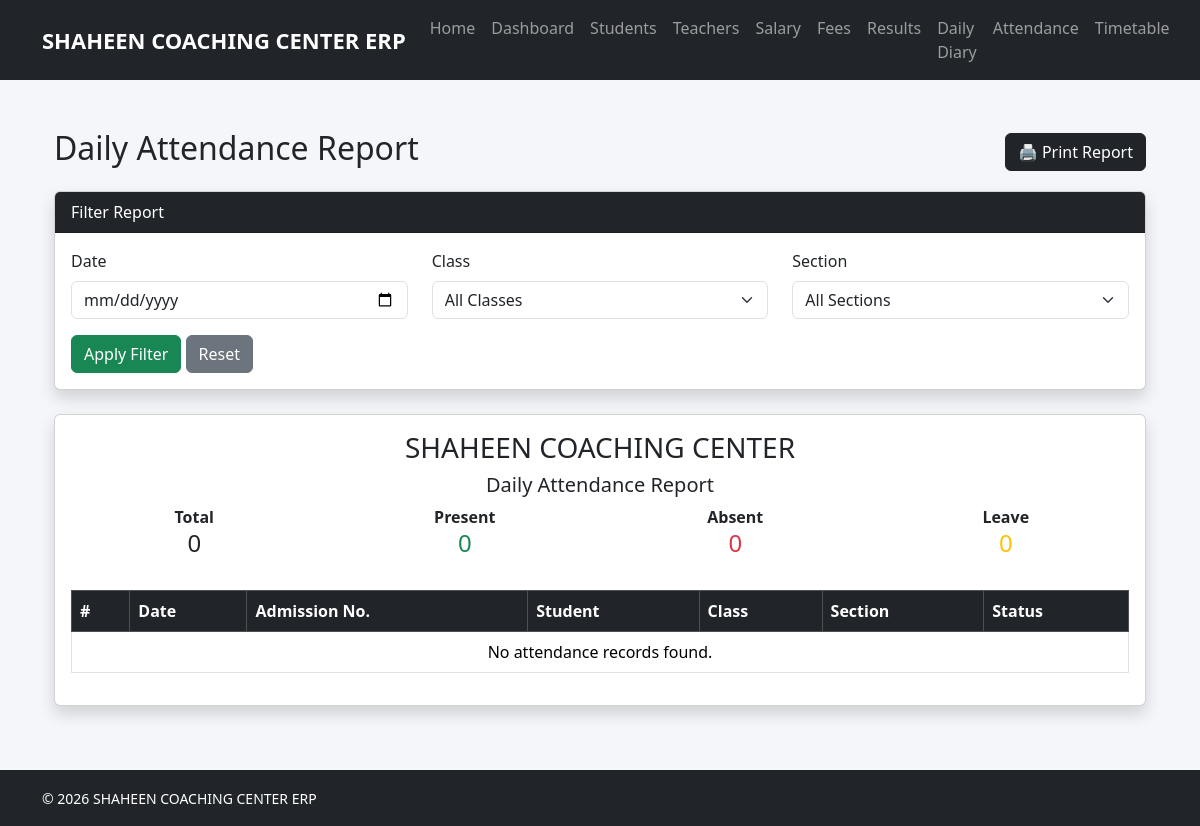
Page /attendance/report/ on the earlier database version.
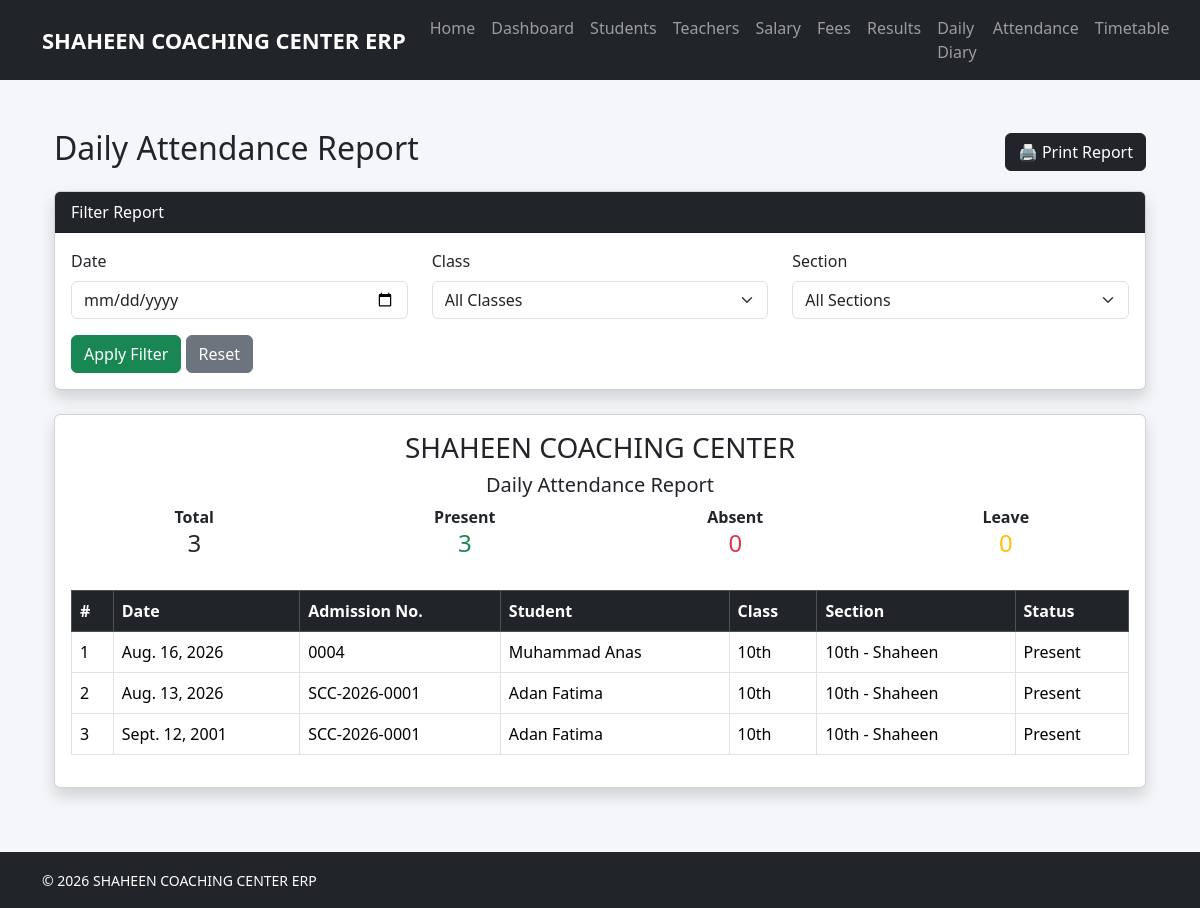
Same page on the later database version.
### attendance/models.py (models this page shows, shortened)
class Attendance(models.Model):
    STATUS_CHOICES = [
        ("Present", "Present"),
        ("Absent", "Absent"),
        ("Leave", "Leave"),
    ]
    student = models.ForeignKey(
        Student,
        on_delete=models.CASCADE,
        related_name="attendance_records",
    )
    session = models.ForeignKey(
        Session,
        on_delete=models.PROTECT,
        related_name="attendance_records",
    )
    classroom = models.ForeignKey(
        ClassRoom,
        on_delete=models.PROTECT,
        related_name="attendance_records",
    )
    section = models.ForeignKey(
        Section,
        on_delete=models.PROTECT,
        related_name="attendance_records",
    )
    date = models.DateField()
    status = models.CharField(
        max_length=20,
        choices=STATUS_CHOICES,
        default="Present",
    )
    remarks = models.CharField(
        max_length=255,
        blank=True,
    )
    created_at = models.DateTimeField(
        auto_now_add=True,
    )
    updated_at = models.DateTimeField(
        auto_now=True,
    )
    class Meta:
        ordering = [
            "-date",
            "student__first_name",
        ]
        constraints = [
            models.UniqueConstraint(
                fields=[
                    "student",
                    "date",
                    "session",
                ],
                name="unique_student_attendance_per_day",
            )
        ]

### students/models.py (models this page shows, shortened)
class Student(models.Model):
    GENDER_CHOICES = [
        ("Male", "Male"),
        ("Female", "Female"),
    ]
    admission_no = models.CharField(
        max_length=20,
        unique=True,
        blank=True,
        null=True
    )
    first_name = models.CharField(max_length=100)
    last_name = models.CharField(
        max_length=100,
        blank=True
    )
    father_name = models.CharField(max_length=150)
    gender = models.CharField(
        max_length=10,
        choices=GENDER_CHOICES
    )
    date_of_birth = models.DateField()
    phone = models.CharField(max_length=20)
    address = models.TextField()
    session = models.ForeignKey(
        Session,
        on_delete=models.PROTECT,
        null=True,
        blank=True
    )
    classroom = models.ForeignKey(
        ClassRoom,
        on_delete=models.PROTECT,
        null=True,
        blank=True
    )
    section = models.ForeignKey(
        Section,
        on_delete=models.PROTECT,
        null=True,
        blank=True
    )
    photo = models.ImageField(
        upload_to="students/",
        blank=True,
        null=True
    )
    admission_date = models.DateField(auto_now_add=True)

### academics/models.py (models this page shows)
class ClassRoom(models.Model):
    name = models.CharField(max_length=50)
    def __str__(self):
        return self.name

class Section(models.Model):
    name = models.CharField(max_length=20)
    classroom = models.ForeignKey(
        ClassRoom,
        on_delete=models.CASCADE,
        related_name="sections"
    )
    def __str__(self):
        return f"{self.classroom.name} - {self.name}"

### attendance/views.py (the view)
def attendance_report(request):
    date = request.GET.get(
        "date",
        "",
    )
    classroom_id = request.GET.get(
        "classroom",
        "",
    )
    section_id = request.GET.get(
        "section",
        "",
    )
    attendances = Attendance.objects.select_related(
        "student",
        "classroom",
        "section",
    )
    if date:
        attendances = attendances.filter(
            date=date
        )
    if classroom_id:
        attendances = attendances.filter(
            classroom_id=classroom_id
        )
    if section_id:
        attendances = attendances.filter(
            section_id=section_id
        )
    summary = attendances.aggregate(
        total=Count("id"),
        present=Count(
            "id",
            filter=Q(status="Present"),
        ),
        absent=Count(
            "id",
            filter=Q(status="Absent"),
        ),
        leave=Count(
            "id",
            filter=Q(status="Leave"),
        ),
    )
    total = summary["total"] or 0
    present = summary["present"] or 0
    absent = summary["absent"] or 0
    leave = summary["leave"] or 0
    percentage = (
        round(
            (present / total) * 100,
            2,
        )
        if total
        else 0
    )
    classrooms = ClassRoom.objects.all().order_by(
        "name"
    )
    sections = Section.objects.all().order_by(
        "name"
    )
    return render(
        request,
        "attendance/attendance_report.html",
        {
            "attendances": attendances.order_by(
                "-date",
                "student__first_name",
            ),
            "classrooms": classrooms,
            "sections": sections,
            "date": date,
            "classroom_id": classroom_id,
            "section_id": section_id,
            "total": total,
            "present": present,
            "absent": absent,
            "leave": leave,
            "percentage": percentage,
        },
    )

### attendance/templates/attendance/attendance_report.html (shortened to what the changed rows need)
{% extends 'base/base.html' %}
{% block content %}
<div class="container mt-4">
    <div class="d-flex justify-content-between align-items-center mb-3">
        <h2>Daily Attendance Report</h2>
    </div>
    <div class="card shadow mb-4">
        <div class="card-body">
            <div class="row text-center mb-4">
                <div class="col-md-3">
                    <strong>Total</strong>
                    <h4>{{ total }}</h4>
                </div>
                <div class="col-md-3">
                    <strong>Present</strong>
                    <h4 class="text-success">
                        {{ present }}
                    </h4>
                </div>
            </div>
            <div class="table-responsive">
                <table class="table table-bordered">
                    <thead class="table-dark">
                        <tr>
                            <th>#</th>
                            <th>Date</th>
                            <th>Admission No.</th>
                            <th>Student</th>
                            <th>Class</th>
                            <th>Section</th>
                            <th>Status</th>
                        </tr>
                    </thead>
                    <tbody>
                    {% for attendance in attendances %}
                        <tr>
                            <td>
                                {{ forloop.counter }}
                            </td>
                            <td>
                                {{ attendance.date }}
                            </td>
                            <td>
                                {{ attendance.student.admission_no }}
                            </td>
                            <td>
                                {{ attendance.student.first_name }}
                                {{ attendance.student.last_name }}
                            </td>
                            <td>
                                {{ attendance.classroom }}
                            </td>
                            <td>
                                {{ attendance.section }}
                            </td>
                            <td>
                                {{ attendance.status }}
                            </td>
                        </tr>
                    {% empty %}
                        <tr>
                            <td colspan="7" class="text-center">
                                No attendance records found.
                            </td>
                        </tr>
                    {% endfor %}
                    </tbody>
                </table>
            </div>
        </div>
    </div>
</div>
{% endblock %}

Differences in the rows shown:
added Attendance: date "Aug. 16, 2026", student.admission_no "0004", student.first_name "Muhammad", student.last_name "Anas", classroom "10th", section "10th - Shaheen", status "Present"
added Attendance: date "Aug. 13, 2026", student.admission_no "SCC-2026-0001", student.first_name "Adan", student.last_name "Fatima", classroom "10th", section "10th - Shaheen", status "Present"
added Attendance: date "Sept. 12, 2001", student.admission_no "SCC-2026-0001", student.first_name "Adan", student.last_name "Fatima", classroom "10th", section "10th - Shaheen", status "Present"
Other differences:
{{ total }}: "0" → "3"
{{ present }}: "0" → "3"
text no longer shown: "No attendance records found."
